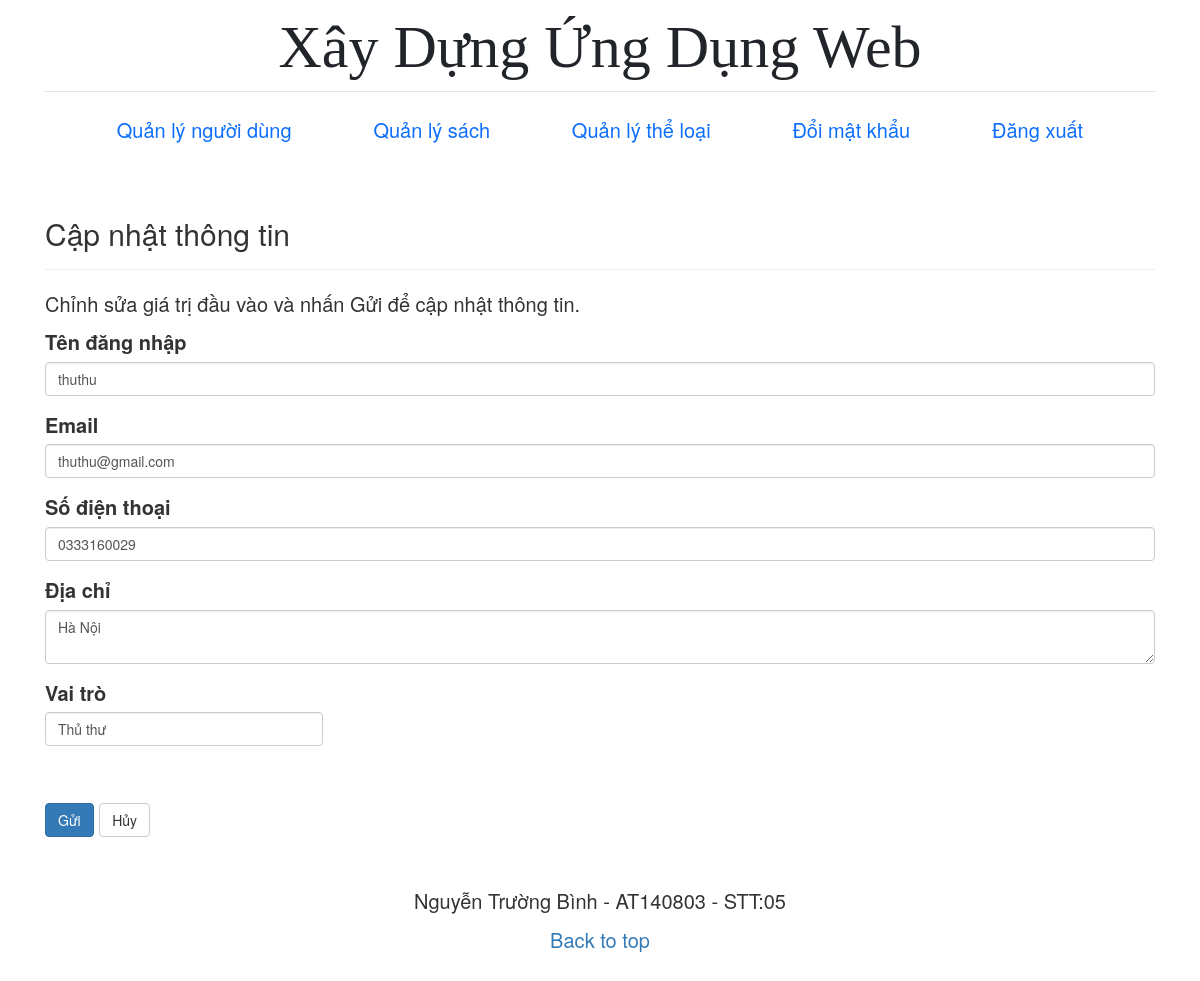
The page /users/edit.php?id=2 (signed in) on the database as committed earlier.
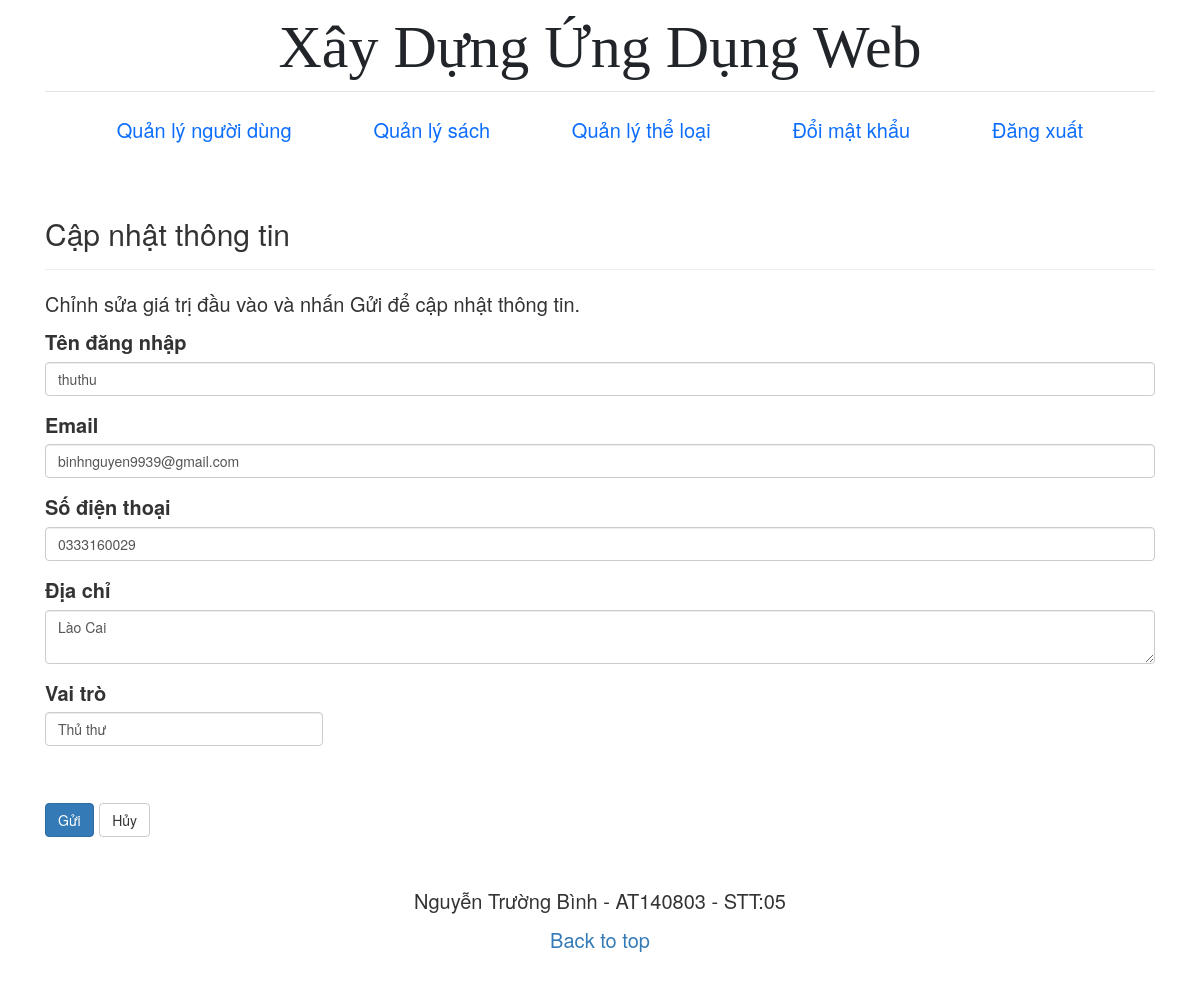
The same page on the database as committed later.
### tables this page shows
CREATE TABLE `users` (
  `id` int(11) NOT NULL,
  `role_id` int(11) NOT NULL DEFAULT 3,
  `username` varchar(50) NOT NULL,
  `email` varchar(50) NOT NULL,
  `password` varchar(50) NOT NULL,
  `phone` text NOT NULL,
  `address` text NOT NULL
);

### checkPermission.php (called while the page is built)
<?php
    function checkPermission($conn, $role_id, $permission_id){
        $sql ="SELECT * FROM roles_permissions
        LEFT JOIN users ON users.role_id = roles_permissions.role_id
        WHERE users.role_id = $role_id
        AND roles_permissions.perm_id = $permission_id";
        $result = mysqli_query($conn, $sql);
        $rows = mysqli_num_rows($result);
        if ($rows == 0) {
            return false;
        } else {
            return true;
        };
    }
?>

### users/edit.php (the view, shortened to what this page needs)
<?php include "../includes/header.php" ?>
<?php require_once("../libs/connection.php");
require_once("../checkPermission.php");
if (checkPermission($conn, $_SESSION['role_id'], 2)) {
    if (isset($_POST["id"]) && !empty($_POST["id"])) {
        $id = $_POST["id"];
        $username = trim($_POST["username"]);
        $email = trim($_POST["email"]);
        $address = trim($_POST["address"]);
        $phone = trim($_POST["phone"]);
        $role_id = trim($_POST['role']);
        $sql = "UPDATE users SET username=?, email=?, address=?, phone=?, role_id=? WHERE id=?";
        if ($stmt = mysqli_prepare($conn, $sql)) {
            mysqli_stmt_bind_param($stmt, "ssssii", $param_username, $param_email, $param_address, $param_phone, $param_role, $param_id);
            $param_username = $username;
            $param_email = $email;
            $param_address = $address;
            $param_phone = $phone;
            $param_role = $role_id;
            $param_id = $id;
            if (mysqli_stmt_execute($stmt)) {
                if ($id == $_SESSION['user_id']) {
                    $_SESSION['role_id'] = $role_id;
                }
                header("location: /udweb/users");
                exit();
            } else {
                echo "Oh, no. Có gì đó sai sai. Vui lòng thử lại.";
            }
        }
        mysqli_close($conn);
    } else {
        if (isset($_GET["id"]) && !empty(trim($_GET["id"]))) {
            $sql = "SELECT * FROM users WHERE id = ?";
            if ($stmt = mysqli_prepare($conn, $sql)) {
                mysqli_stmt_bind_param($stmt, "i", $param_id);
                if (mysqli_stmt_execute($stmt)) {
                    $result = mysqli_stmt_get_result($stmt);
                    if (mysqli_num_rows($result) == 1) {
                        $row = mysqli_fetch_array($result, MYSQLI_ASSOC);
                        $username = $row["username"];
                        $email = $row["email"];
                        $address = $row["address"];
                        $phone = $row["phone"];
                        $role = $row['role_id'];
                    }
                } else {
                    echo "Oh, no. Có gì đó sai sai. Vui lòng thử lại.";
                }
            }
        } else {
            exit();
        }
    }
?>
    <div class="container">
        <div class="row">
            <div class="col-md-12">
                <div class="page-header">
                    <h2>Cập nhật thông tin</h2>
                </div>
                <p>Chỉnh sửa giá trị đầu vào và nhấn Gửi để cập nhật thông tin.</p>
                <form action="<?php echo htmlspecialchars(basename($_SERVER['REQUEST_URI'])); ?>" method="post">
                    <div class="form-group <?php echo (!empty($username_err)) ? 'has-error' : ''; ?>">
                        <label>Tên đăng nhập</label>
                        <input type="text" name="username" class="form-control" value="<?php echo $username; ?>" pattern="^[A-Za-z][A-Za-z0-9-]{2,25}$" required>
                    </div>
                    <div class="form-group <?php echo (!empty($email_err)) ? 'has-error' : ''; ?>">
                        <label>Email</label>
                        <input type="email" name="email" class="form-control" value="<?php echo $email; ?>" required>
                    </div>
                    <div class="form-group <?php echo (!empty($phone_err)) ? 'has-error' : ''; ?>">
                        <label>Số điện thoại</label>
                        <input type="text" name="phone" class="form-control" value="<?php echo $phone; ?>">
                    </div>
                    <div class="form-group <?php echo (!empty($address_err)) ? 'has-error' : ''; ?>">
                        <label>Địa chỉ</label>
                        <textarea name="address" class="form-control"><?php echo $address; ?></textarea>
                    </div>
                    <label>Vai trò</label><br />
                    <select name="role" class="form-control w-25">
                        <option <?php if ($role == 2) echo "selected=\"selected\"";  ?> value="2">Thủ thư</option>
                    </select><br /><br />
                    <input type="submit" class="btn btn-primary" value="Gửi">
                    <a href="index.php" class="btn btn-default">Hủy</a>
                </form>
            </div>
        </div>
    </div>
<?php
} else {
    header('Location: ../403.php');
}
?>
<?php include "../includes/footer.php" ?>

Rows that differ between the two databases and show on the page:
changed users "thuthu": email "thuthu@gmail.com" → "binhnguyen9939@gmail.com"; address "Hà Nội" → "Lào Cai"
